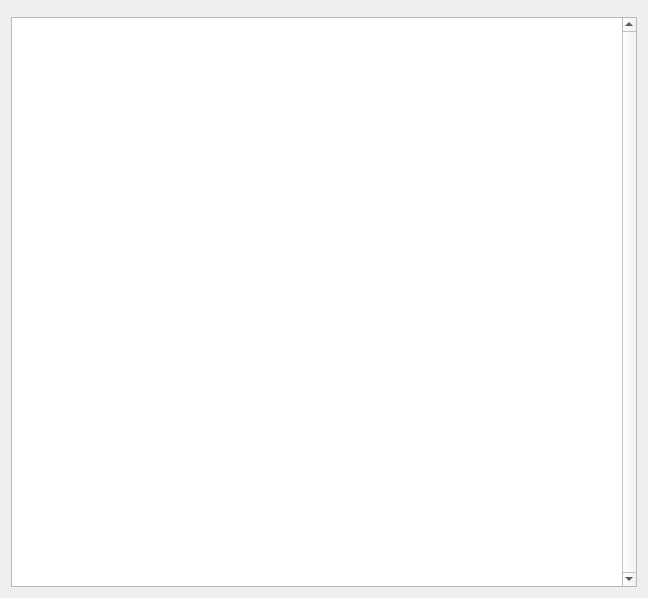
<?xml version="1.0" encoding="UTF-8"?>
<ui version="4.0">
 <class>Form</class>
 <widget class="QWidget" name="Form">
  <property name="geometry">
   <rect>
    <x>0</x>
    <y>0</y>
    <width>648</width>
    <height>598</height>
   </rect>
  </property>
  <property name="windowTitle">
   <string>Form</string>
  </property>
  <layout class="QVBoxLayout" name="verticalLayout">
   <item>
    <widget class="SearchBox" name="searchbox" />
   </item>
   <item>
    <widget class="QTreeView" name="tree_view">
     <property name="verticalScrollBarPolicy">
      <enum>Qt::ScrollBarAlwaysOn</enum>
     </property>
     <property name="alternatingRowColors">
      <bool>true</bool>
     </property>
     <property name="uniformRowHeights">
      <bool>true</bool>
     </property>
    </widget>
   </item>
  </layout>
 </widget>
 <customwidgets>
  <customwidget>
   <class>SearchBox</class>
   <extends>QWidget</extends>
   <header>epyqlib.searchbox</header>
  </customwidget>
 </customwidgets>
 <resources/>
 <connections/>
</ui>
